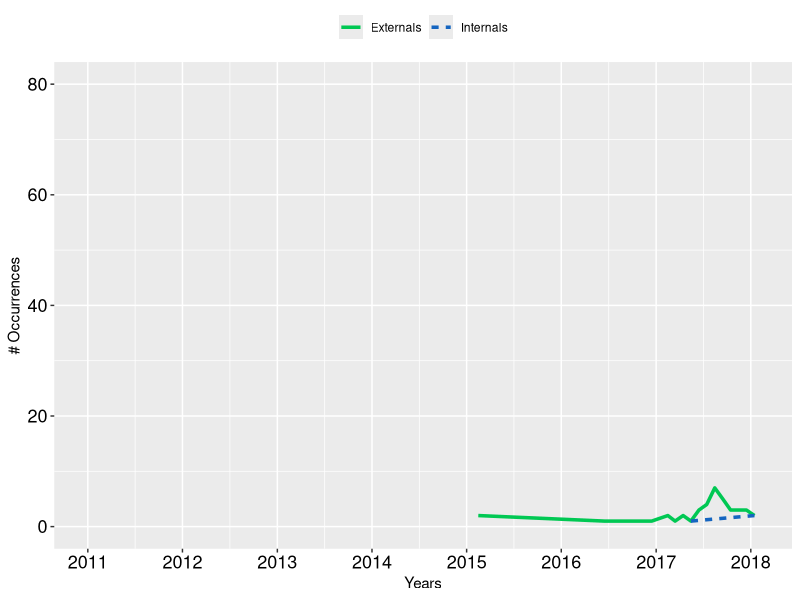
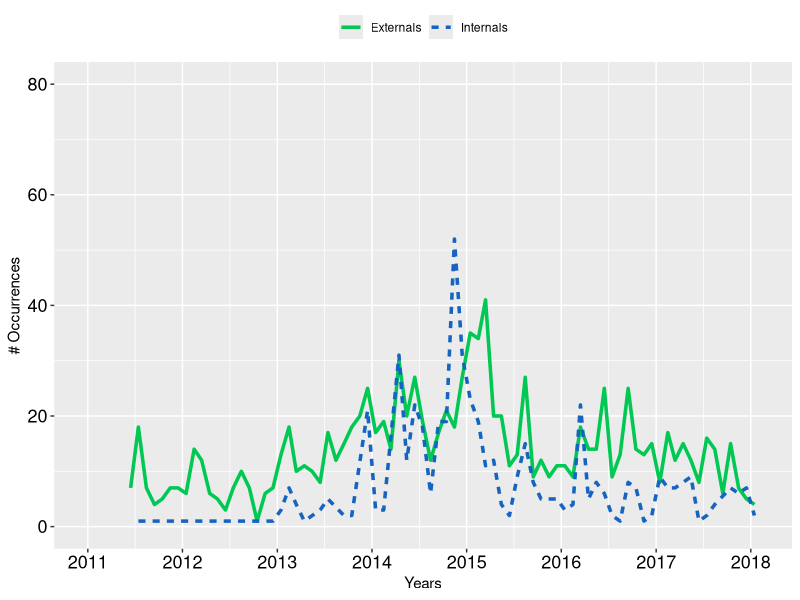
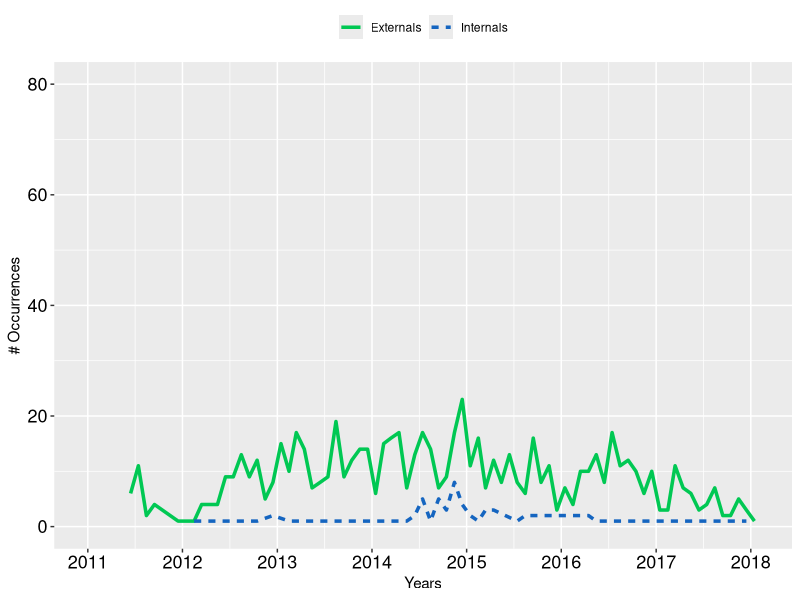
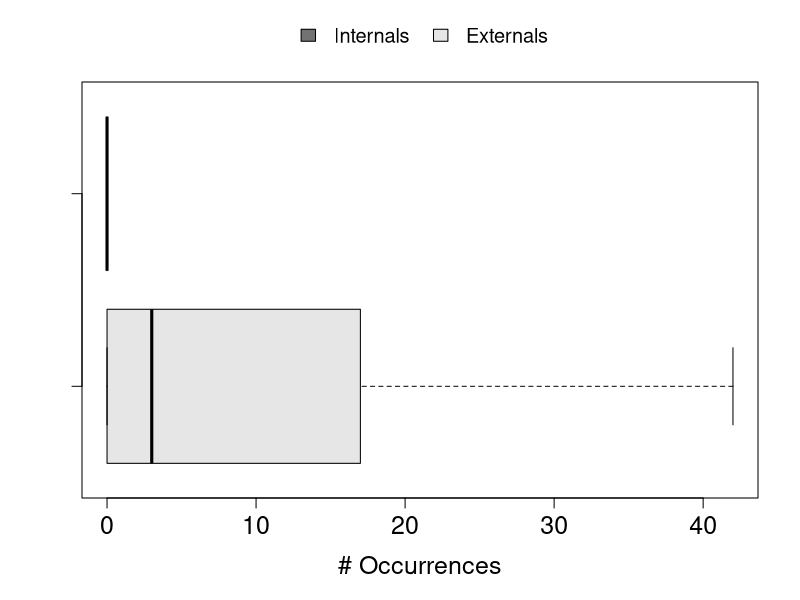
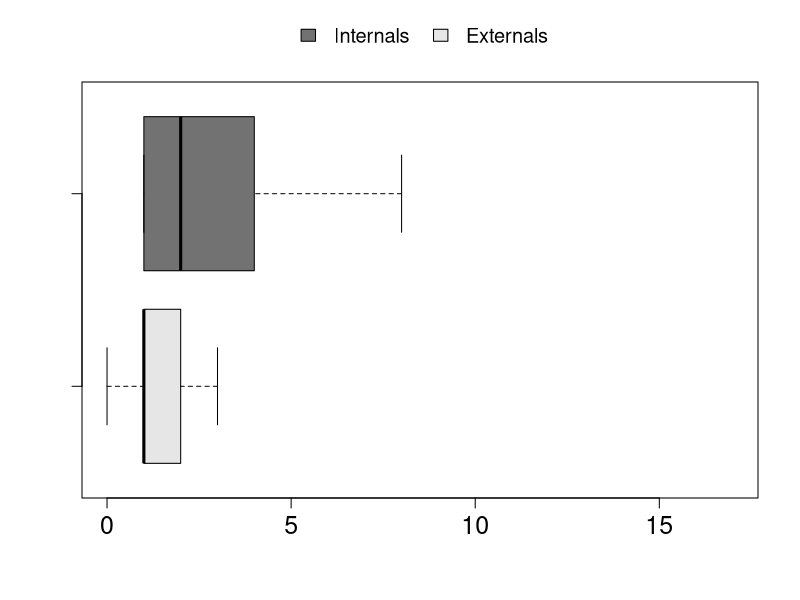
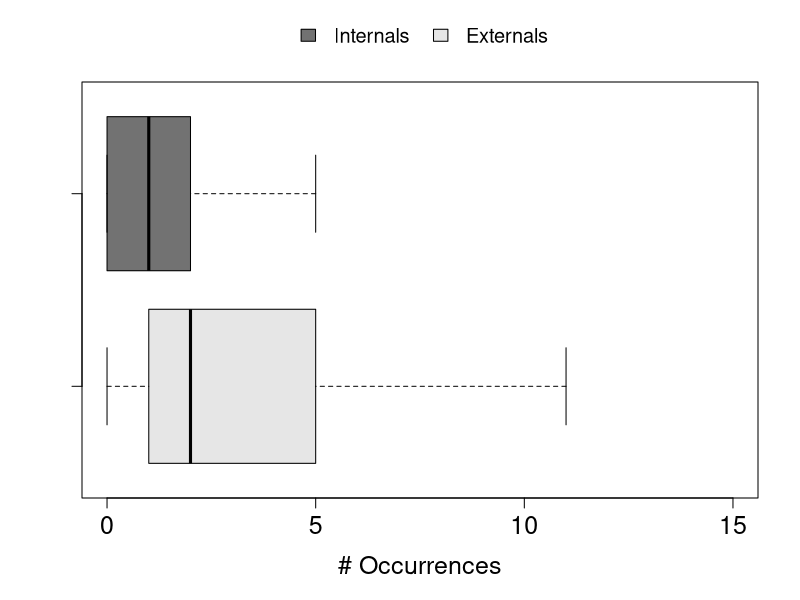
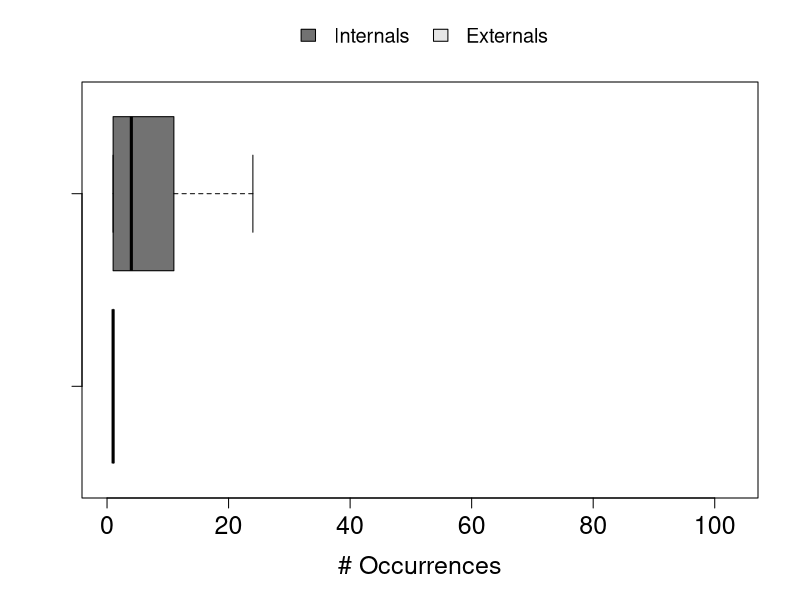
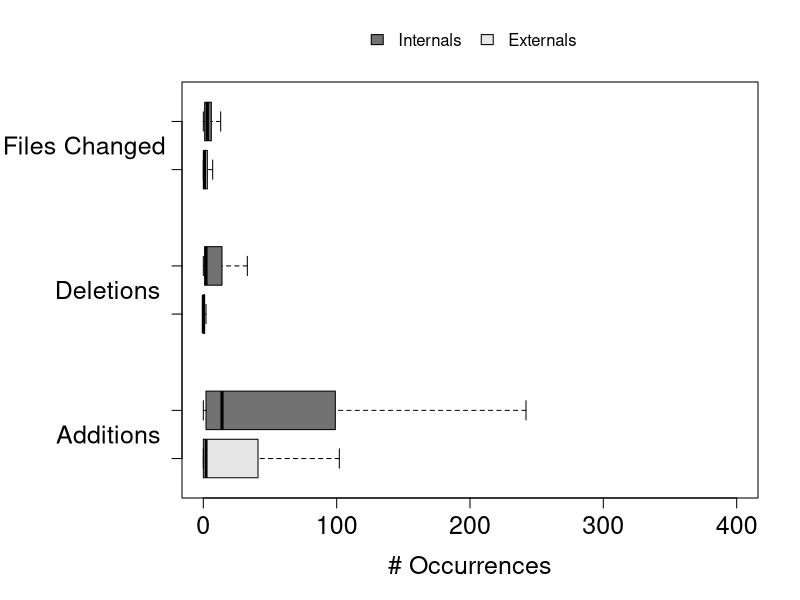

Reproduce these figures in R, in order.
# install.packages("ggplot2")
# install.packages("reshape2")
# install.packages("scales")
library(ggplot2)
library(reshape2)
library(scales)

setwd("/home/fronchetti/Documentos/JBCS-2018") # Working directory

##################
# PULL REQUESTS  #
#   PER MONTH    #
##################
# File type: EPS
# Chart type: Time series (Line)
# W: 600 H: 400

# Change the path according to the project
pulls_per_month <- read.csv("Dataset/linguist/pull_requests_per_month.csv", colClasses=c("Date",NA, NA, NA))

data <- subset(pulls_per_month, pull_type == "opened")
ggplot(data, aes(x=month, y=pull_amount, colour=user_type, group=user_type)) +
  scale_x_date(breaks = date_breaks("years"), labels = date_format("%Y"), limits = as.Date(c('2011-01-01','2018-02-01'))) + ylim(0, 80) + 
  geom_line(size=1.2, aes(linetype = user_type)) + scale_color_manual(values=c("#00C853", "#1565C0")) + 
  labs(x = "Years", y = "# Occurrences") + theme( legend.title=element_blank(), axis.text=element_text(size=14), legend.position="top", axis.text.x = element_text(size=13, color="#000000"), axis.text.y = element_text(size=13, color="#000000"))
dev.copy2eps(file="Images/linguist/linguist_opened_pulls_series.eps", width = 6, height = 4)
dev.off()

data <- subset(pulls_per_month, pull_type == "merged")
ggplot(data, aes(x=month, y=pull_amount, colour=user_type, group=user_type)) +
  scale_x_date(breaks = date_breaks("years"), labels = date_format("%Y"), limits = as.Date(c('2011-01-01','2018-02-01'))) + ylim(0, 80) + 
  geom_line(size=1.2, aes(linetype = user_type)) + scale_color_manual(values=c("#00C853", "#1565C0")) + 
  labs(x = "Years", y = "# Occurrences") + theme(legend.title=element_blank(), axis.text=element_text(size=14), legend.position="top", axis.text.x = element_text(size=13, color="#000000"), axis.text.y = element_text(size=13, color="#000000"))
dev.copy2eps(file="Images/linguist/linguist_merged_pulls_series.eps", width = 6, height = 4)
dev.off()

data <- subset(pulls_per_month, pull_type == "closed")
ggplot(data, aes(x=month, y=pull_amount, colour=user_type, group=user_type)) +
  scale_x_date(breaks = date_breaks("years"), labels = date_format("%Y"), limits = as.Date(c('2011-01-01','2018-02-01'))) + ylim(0, 80) + 
  geom_line(size=1.2, aes(linetype = user_type)) + scale_color_manual(values=c("#00C853", "#1565C0")) + 
  labs(x = "Years", y = "# Occurrences") + theme(legend.title=element_blank(), axis.text=element_text(size=14), legend.position="top", axis.text.x = element_text(size=13, color="#000000"), axis.text.y = element_text(size=13, color="#000000"))
dev.copy2eps(file="Images/linguist/linguist_closed_pulls_series.eps", width = 6, height = 4)
dev.off()

##################
# PULL REQUESTS  #
#    SUMMARY     #
##################
# File type: EPS
# Chart type: Boxplot
# W: 650 H: 360

pulls_summary <- read.csv("Dataset/linguist/merged_pull_requests_summary.csv", colClasses=c(NA, NA, NA, NA, NA, NA, "Date", NA, NA, NA, NA, NA))

internals <- subset(pulls_summary, user_type == "Internals")
externals <- subset(pulls_summary, user_type == "Externals")

boxplot(externals$number_of_days, internals$number_of_days, xlab="# Occurrences", las = 1, outline = FALSE, cex.lab=1.5, cex.axis = 1.5, horizontal = TRUE, margin = list(l = 10, r = 10, b = 0, t = 0), col=(c("#E6E6E6","#727272")))
legend("top", xpd = TRUE, inset = c(-0.17,-0.17), bty = "n", legend=c("Internals", "Externals"), fill=c("#727272", "#E6E6E6"), cex=1.2, ncol=2)
dev.copy2eps(file="Images/linguist/linguist_days_amount.eps", width = 6.5, height = 3.6)
dev.off()

boxplot(externals$number_of_commits, internals$number_of_commits, ylim=c(0,17), lab="# Occurrences", las = 1, outline = FALSE, cex.lab=1.5, cex.axis = 1.5, horizontal = TRUE, margin = list(l = 10, r = 10, b = 0, t = 0), col=(c("#E6E6E6", "#727272")))
legend("top", xpd = TRUE, inset = c(-0.17,-0.17), bty = "n", legend=c("Internals", "Externals"), fill=c("#727272", "#E6E6E6"), cex=1.2, ncol=2)
dev.copy2eps(file="Images/linguist/linguist_commits_amount.eps", width = 6.5, height = 3.6) 
dev.off()

boxplot(externals$number_of_comments, internals$number_of_comments, ylim=c(0, 15), xlab="# Occurrences", las = 1, outline = FALSE, cex.lab=1.5, cex.axis = 1.5, horizontal = TRUE, margin = list(l = 10, r = 10, b = 0, t = 0), col=(c("#E6E6E6", "#727272")))
legend("top", xpd = TRUE, inset = c(-0.17,-0.17), bty = "n", legend=c("Internals", "Externals"), fill=c("#727272", "#E6E6E6"), cex=1.2, ncol=2)
dev.copy2eps(file="Images/linguist/linguist_comments_amount.eps", width = 6.5, height = 3.6)
dev.off()

library(plyr)
internals_sum <- count(internals, "user_login")
externals_sum <- count(externals, "user_login")
boxplot(externals_sum$freq, internals_sum$freq, ylim=c(0, 103), xlab="# Occurrences", las = 1, outline = FALSE, cex.lab=1.5, cex.axis = 1.5, horizontal = TRUE, margin = list(l = 10, r = 10, b = 0, t = 0), col=(c("#E6E6E6", "#727272")))
legend("top", xpd = TRUE, inset = c(-0.17,-0.17), bty = "n", legend=c("Internals", "Externals"), fill=c("#727272", "#E6E6E6"), cex=1.2, ncol=2)
dev.copy2eps(file="Images/linguist/linguist_pulls_amount.eps", width = 6.5, height = 3.6)
dev.off()

mar.default <- c(5,4,4,2) + 0.1
par(mar = mar.default + c(0, 5, 0, 0)) 
boxplot(externals$number_of_additions, internals$number_of_additions, externals$number_of_deletions, internals$number_of_deletions, externals$number_of_files_changed, internals$number_of_files_changed, ylim=c(0, 400), xlab="# Occurrences", las = 1, outline = FALSE, cex.lab=1.5, cex.axis = 1.5, horizontal = TRUE, margin = list(l = 10, r = 10, b = 0, t = 0), at = c(1,2,4,5,7,8), col=(c("#E6E6E6", "#727272", "#E6E6E6", "#727272", "#E6E6E6", "#727272")))
mtext("Additions", side=2, at=1.5, las=1, outer=FALSE, adj=1.2, cex=1.5)
mtext("Deletions", side=2, at=4.5, las=1, outer=FALSE, adj=1.2, cex=1.5)
mtext("Files Changed", side=2, at=7.5, las=1, outer=FALSE, adj=1.1, cex=1.5)
legend("top", xpd = TRUE, inset = c(-0.15,-0.15), bty = "n", legend=c("Internals", "Externals"), fill=c("#727272", "#E6E6E6"), cex=1, ncol=2)
dev.copy2eps(file="Images/linguist/linguist_changes_amount.eps", width = 8.5, height = 4.6)
dev.off()
